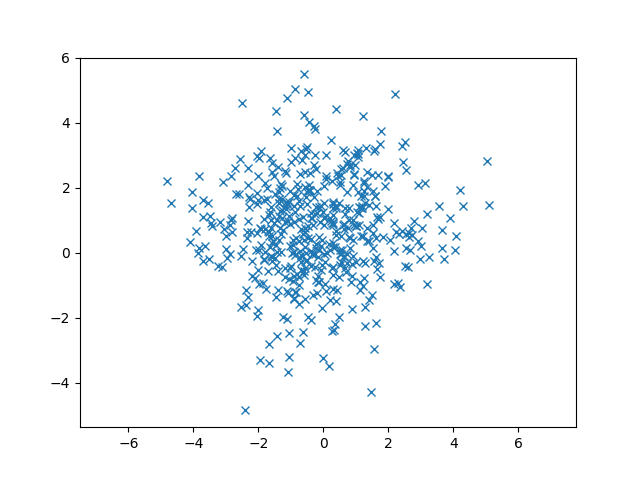

Source code (Python):
import numpy as np
import matplotlib.pyplot as plt 
import pandas as pd 
m = np.array([2,1])
sigma = np.array([[2, 1], [1, 3]] )
data = pd.read_csv('b.csv')
x1 = data['X'].to_numpy().reshape(len(data),1)
x2 = data['Y'].to_numpy().reshape(len(data),1)
x = np.concatenate([x1,x2]).reshape([500,2])
eigvals, eigvecs = np.linalg.eig(sigma)




p = np.array([[eigvecs[0][1] , eigvecs[0][0]],[eigvecs[1][1] , eigvecs[1][0]]])

y = np.dot((x-m) , p)

plt.plot(y[:,0],y[:,1], 'x')
plt.axis('equal')
plt.savefig('5j.png')



    